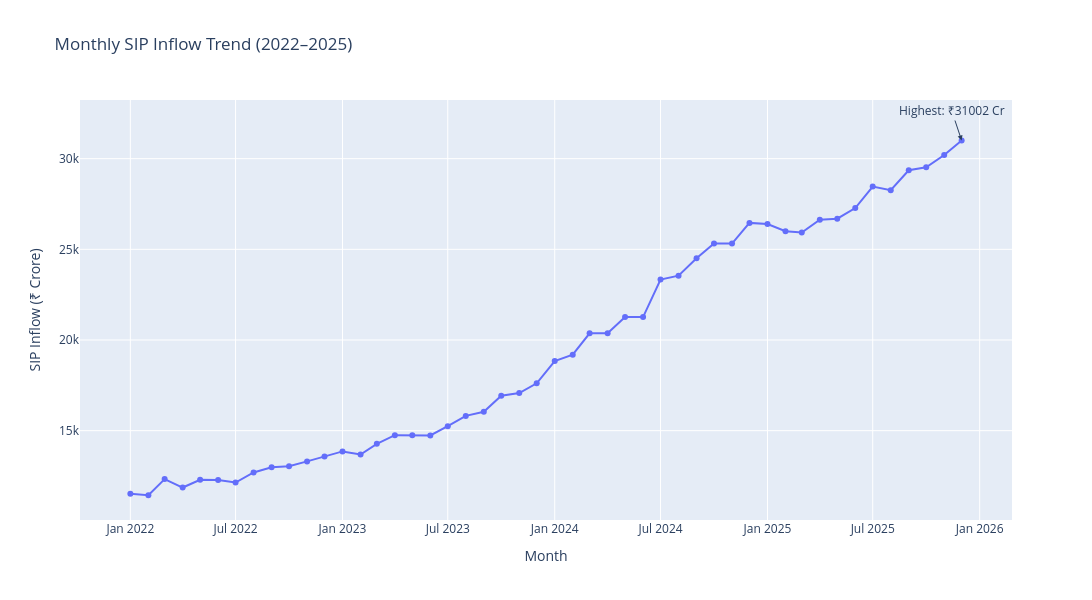

Notebook code for this chart:
### Markdown cell above
## Chart 3: Monthly SIP Inflow Trend (2022–2025)

This chart shows the monthly SIP inflows from January 2022 to December 2025 and highlights the all-time high SIP inflow.

### Code cell
# Convert month column to datetime
sip["month"] = pd.to_datetime(sip["month"])

# Create line chart
fig = px.line(
    sip,
    x="month",
    y="sip_inflow_crore",
    title="Monthly SIP Inflow Trend (2022–2025)",
    markers=True
)

# Highlight the maximum SIP inflow
max_row = sip.loc[sip["sip_inflow_crore"].idxmax()]

fig.add_annotation(
    x=max_row["month"],
    y=max_row["sip_inflow_crore"],
    text=f"Highest: ₹{max_row['sip_inflow_crore']:.0f} Cr",
    showarrow=True,
    arrowhead=2
)

fig.update_layout(
    width=1200,
    height=600,
    xaxis_title="Month",
    yaxis_title="SIP Inflow (₹ Crore)"
)

fig.show()
